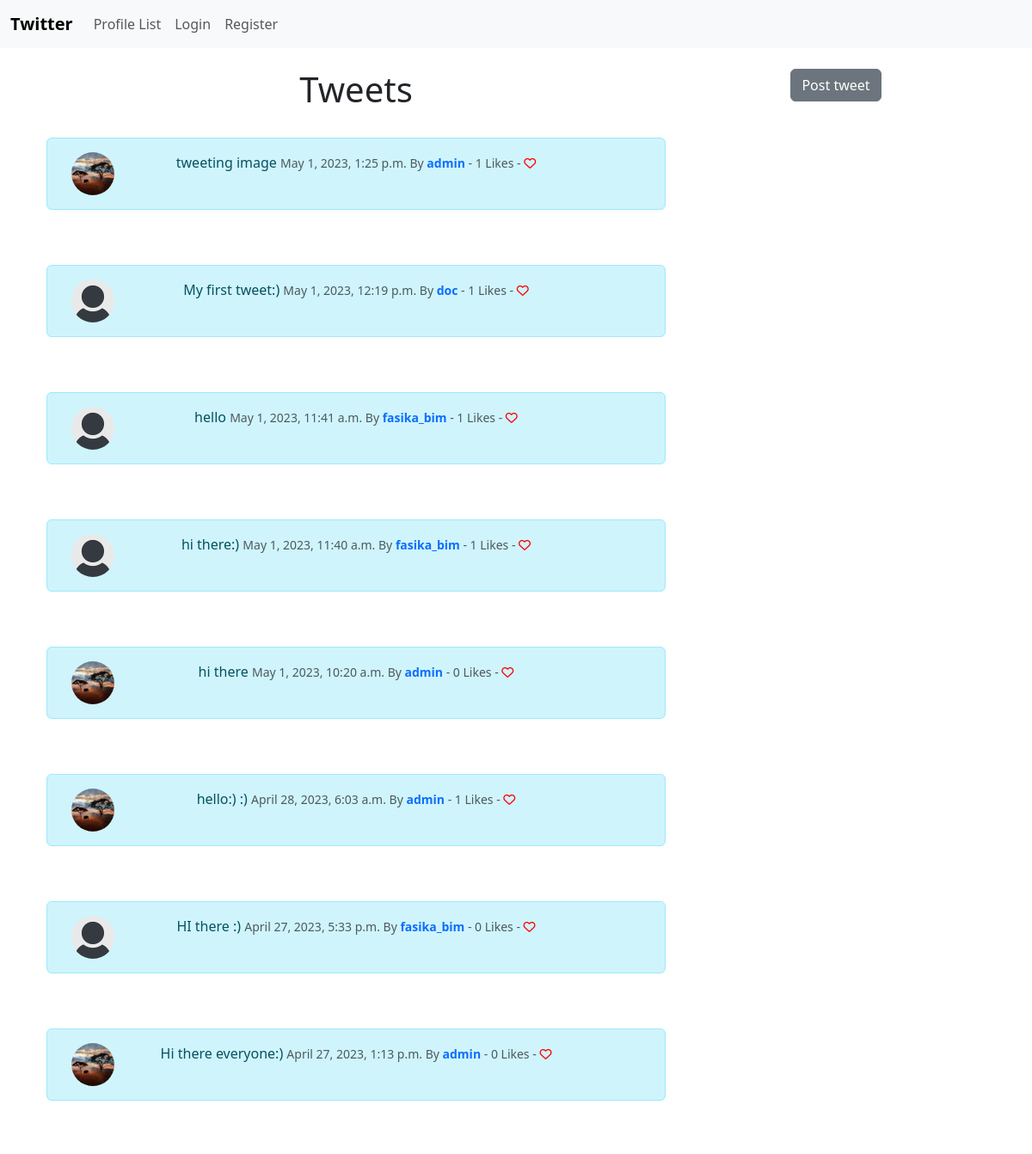
Before: / (upper part) with the older database file.
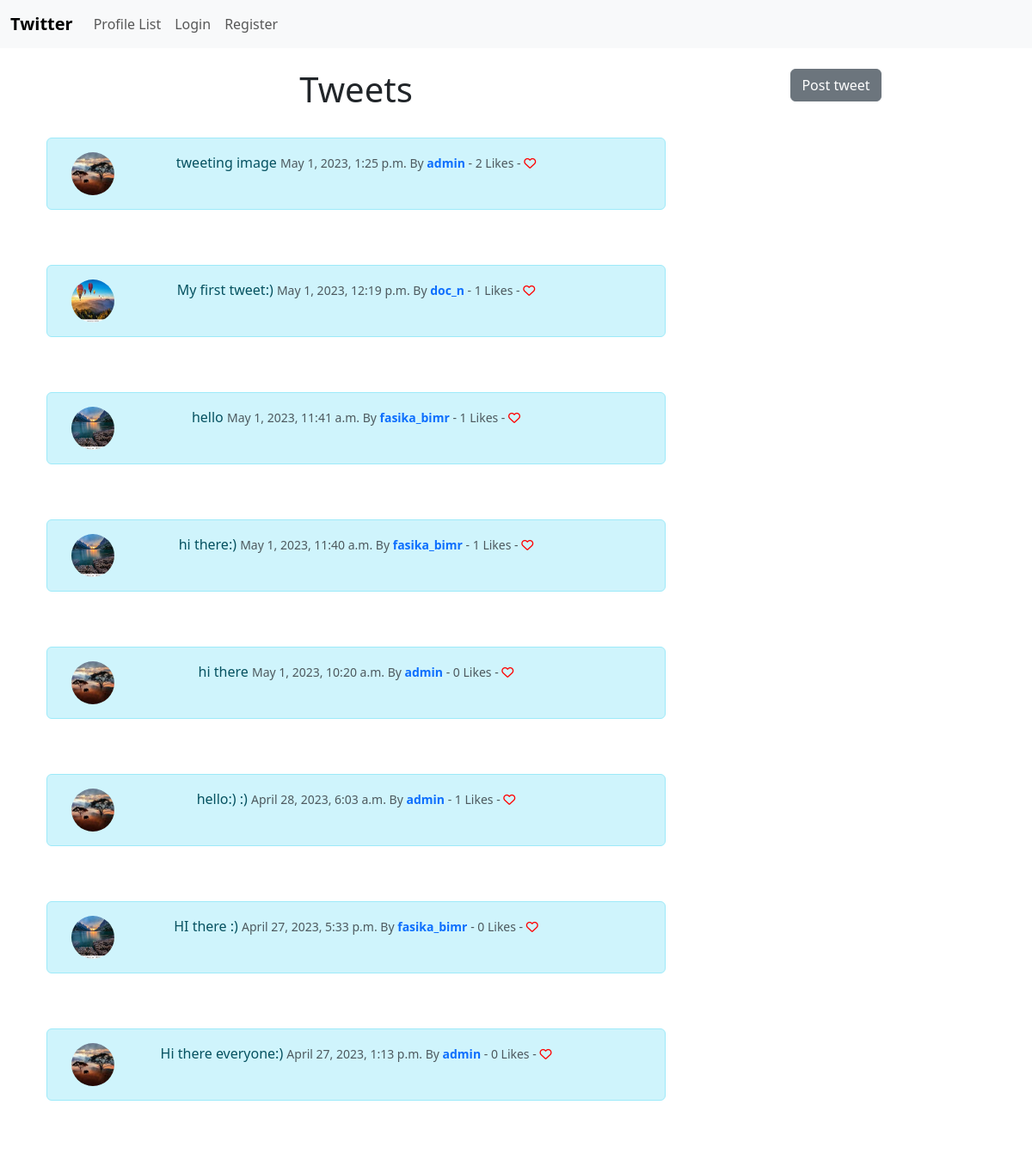
After: the same page with the newer database file.
### twitterC/models.py (models this page shows, shortened)
class Tweet(models.Model):
	user = models.ForeignKey(
		User, related_name="tweets",
		on_delete=models.DO_NOTHING
		)
	body = models.CharField(max_length=200)
	created_at = models.DateTimeField(auto_now_add=True)
	likes = models.ManyToManyField(User, related_name="tweet_like", blank=True)
	def number_of_likes(self):
		return self.likes.count()

class Profile(models.Model):
	user = models.OneToOneField(User,on_delete = models.CASCADE)
	follows = models.ManyToManyField("self",
	related_name = "followed_by",
	symmetrical = False,
	blank = True)
	date_modified = models.DateTimeField(User, auto_now=True)
	profile_image = models.ImageField(null=True, blank=True, upload_to="images/")

### twitterC/views.py (the view)
# urls.py: path('', views.home, name = "home"),
def home(request):
	if request.user.is_authenticated:
		form = TweetForm(request.POST or None)
		if request.method == "POST":
			if form.is_valid():
				tweet = form.save(commit=False)
				tweet.user = request.user
				tweet.save()
				messages.success(request, ("Tweet posted!"))
				return redirect('home')
		tweets = Tweet.objects.all().order_by("-created_at")
		return render(request, 'home.html', {"tweets":tweets, "form":form})
	else:
		tweets = Tweet.objects.all().order_by("-created_at")
		return render(request, 'home.html', {"tweets":tweets})

### twitterC/templates/home.html (shortened to what this page needs)
{% extends  'base.html' %}
{% load static %}
{% block content %}
<div class="container text-center">
    <div class="row">
        <div class="col-8">
            <h1>Tweets</h1>
            <br>
            {% for tweet in tweets %}
                <div class="alert alert-info" role="alert">
                    <div class="container">
                        <div class="row">
                            <div class="col-1">
                                {% if tweet.user.profile.profile_image %}
                                <img src="{{ tweet.user.profile.profile_image.url }}" width=50 height=50 class="rounded-circle" alt="{{ profile.user.username }}">
                                {% else %}
                                <img src="{% static 'images/default_profile_pic.png' %}" width=50 height=50 class="rounded-circle" alt="{{ profile.user.username }}">
                                {% endif %}
                            </div>
                            <div class="col-10">
                                {{ tweet.body }}
                                <small class="text-muted">
                                    {{ tweet.created_at}} By
                                    <a href="{% url 'profile' tweet.user.id %}">{{ tweet.user.username }}</a>
                                    - {{ tweet.number_of_likes }} Likes -
                                    {% if user in tweet.likes.all %}
                                        <a href="{% url 'tweet_like' tweet.id %}"><i class="fa fa-heart" style="color:red"></i></a>
                                    {% else %}
                                        <a href="{% url 'tweet_like' tweet.id %}"><i class="fa fa-heart-o" style="color:red"></i></a>
                                    {% endif %}
                                </small>
                            </div>
                        </div>
                    </div>
                </div><br><br>
            {% endfor %}
        </div>
        <div class="col-4">
            <form  method=POST>
              <button type="submit" class="btn btn-secondary">Post tweet</button>
            </form>
        </div>
    </div>
</div>
{% endblock %}

Changed rows visible on the page:
computed for Tweet "tweeting image": number_of_likes "1" → "2"
changed through a linked row, Tweet "My first tweet:)": user.profile.profile_image: picture added; user.username "doc" → "doc_n"; profile_image: picture removed
changed through a linked row, Tweet "hello": user.profile.profile_image: picture added; user.username "fasika_bim" → "fasika_bimr"; profile_image: picture removed
changed through a linked row, Tweet "hi there:)": user.profile.profile_image: picture added; user.username "fasika_bim" → "fasika_bimr"; profile_image: picture removed
changed through a linked row, Tweet "HI there :)": user.profile.profile_image: picture added; user.username "fasika_bim" → "fasika_bimr"; profile_image: picture removed
